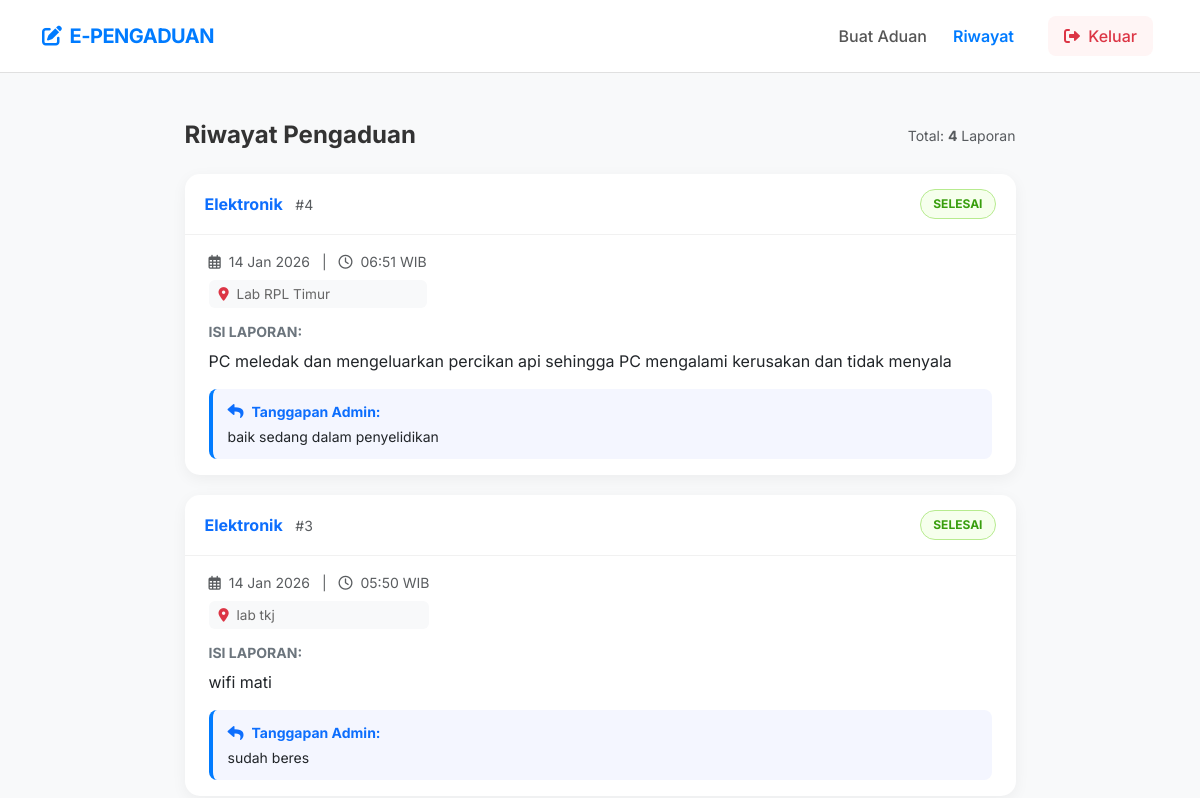
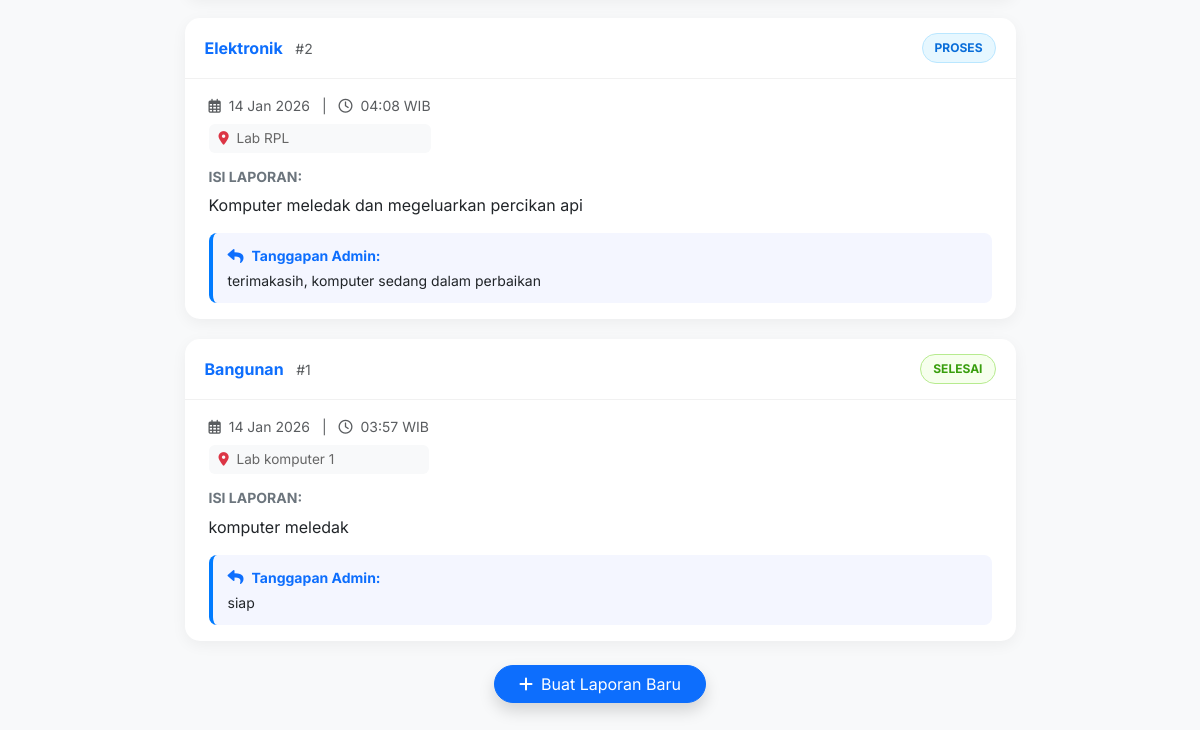
Before: /siswa/riwayat.php (signed in) with the older database file (2 pictures, top to bottom).
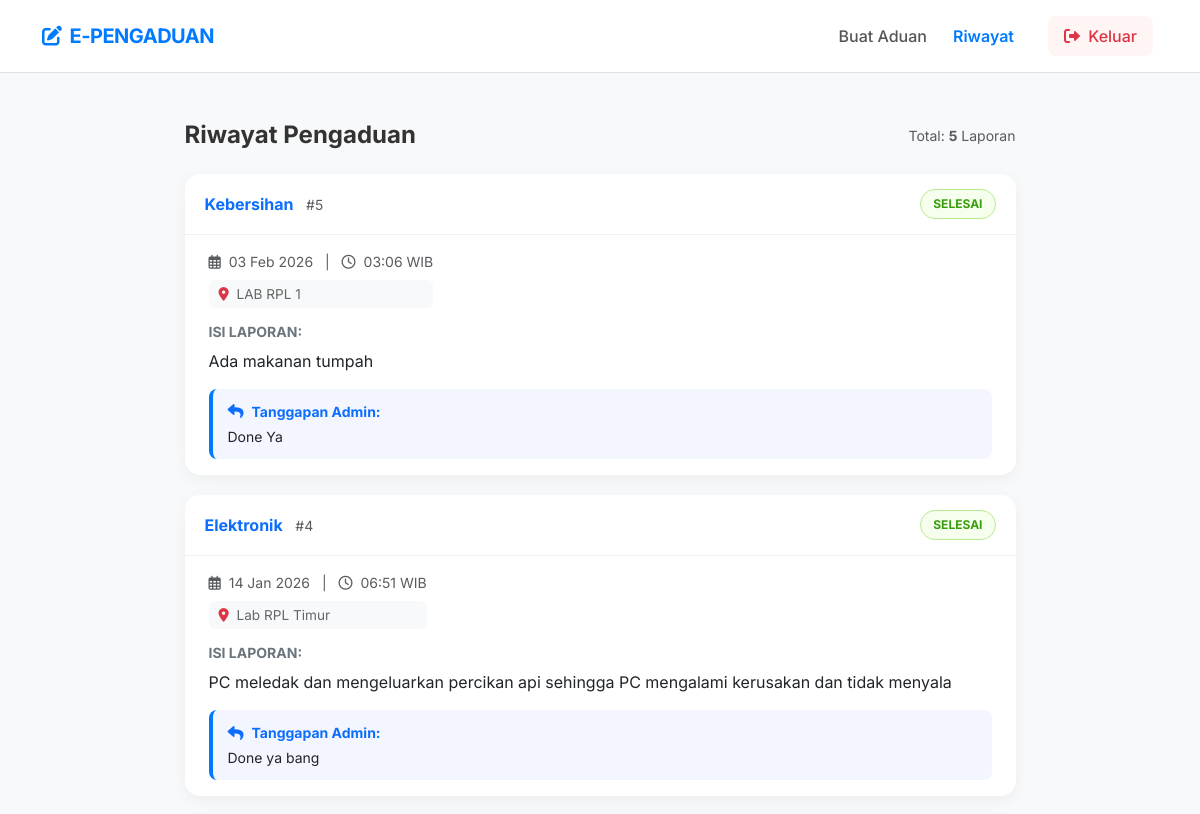
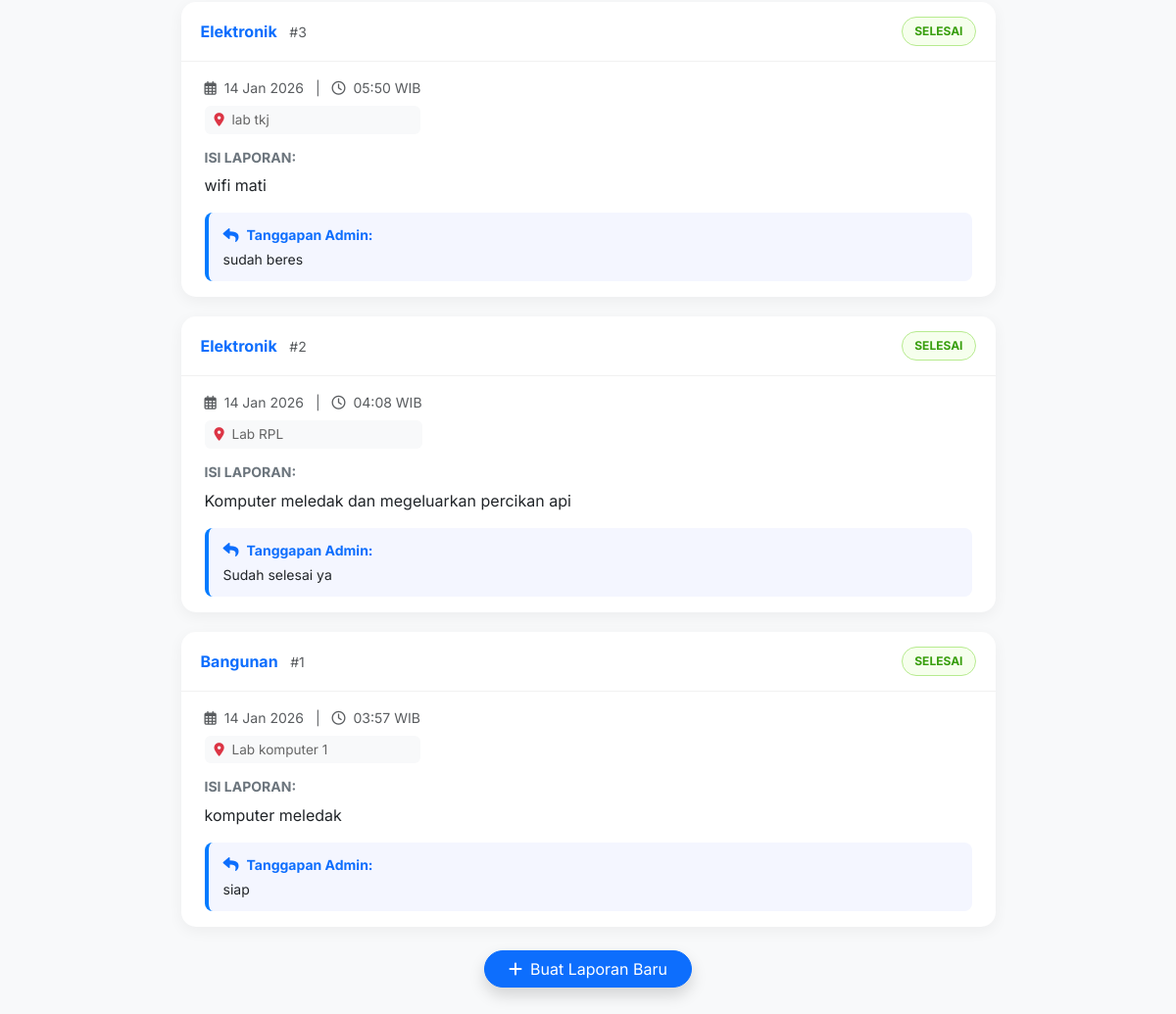
After: the same page with the newer database file (2 pictures, top to bottom).
### tables this page shows
CREATE TABLE `aspirasi` (
  `id_aspirasi` int NOT NULL,
  `nis` char(10) DEFAULT NULL,
  `id_kategori` int DEFAULT NULL,
  `lokasi` varchar(100) DEFAULT NULL,
  `keterangan` text,
  `foto` varchar(255) DEFAULT NULL,
  `status` enum('menunggu','proses','selesai') DEFAULT 'menunggu',
  `feedback` text,
  `tanggal_pelaporan` timestamp NOT NULL DEFAULT CURRENT_TIMESTAMP
);

CREATE TABLE `kategori` (
  `id_kategori` int NOT NULL,
  `keterangan_kategori` varchar(100) NOT NULL
);

### siswa/riwayat.php (the view, shortened to what this page needs)
<?php
include '../config/koneksi.php';
$nis_user = $_SESSION['user'];
?>
<!DOCTYPE html>
<html lang="en">
<head>
    <link href="https://cdn.jsdelivr.net/npm/bootstrap@5.3.0/dist/css/bootstrap.min.css" rel="stylesheet">
    <link rel="stylesheet" href="https://cdnjs.cloudflare.com/ajax/libs/font-awesome/6.0.0/css/all.min.css">
    <link rel="stylesheet" href="../style/riwayat.css">
</head>
<body>
    <nav class="navbar navbar-expand-lg sticky-top">
        <div class="container">
            <a class="navbar-brand" href="#">
                <i class="fas fa-edit me-2"></i>E-PENGADUAN
            </a>
            <div class="collapse navbar-collapse" id="navbarNav">
                <div class="navbar-nav ms-auto align-items-center">
                    <a class="nav-link" href="form_aspirasi.php">Buat Aduan</a>
                    <a class="nav-link active" href="riwayat.php">Riwayat</a>
                    <div class="ms-lg-3">
                        <a class="nav-link btn-logout px-3" href="../logout.php">
                            <i class="fas fa-sign-out-alt me-1"></i> Keluar
                        </a>
                    </div>
                </div>
            </div>
        </div>
    </nav>
    <div class="container my-5">
        <div class="row justify-content-center">
            <div class="col-lg-9">
                <div class="d-flex align-items-center justify-content-between mb-4">
                    <h4 class="fw-bold mb-0">Riwayat Pengaduan</h4>
                    <span class="text-muted small">Total: <strong><?= mysqli_num_rows(mysqli_query($conn, "SELECT id_aspirasi FROM aspirasi WHERE nis='$nis_user'")); ?></strong> Laporan</span>
                </div>
                <?php
                $query = mysqli_query($conn, "SELECT a.*, k.keterangan_kategori FROM aspirasi a
                                              JOIN kategori k ON a.id_kategori = k.id_kategori
                                              WHERE a.nis = '$nis_user' ORDER BY a.id_aspirasi DESC");
                while ($d = mysqli_fetch_array($query)) {
                    $statusClass = 'status-' . $d['status'];
                ?>
                    <div class="card card-aspirasi">
                        <div class="card-aspirasi-header">
                            <div>
                                <span class="text-primary fw-bold me-2"><?= $d['keterangan_kategori'] ?></span>
                                <span class="text-muted small">#<?= $d['id_aspirasi'] ?></span>
                            </div>
                            <span class="badge-status <?= $statusClass ?>">
                                <?= strtoupper($d['status']) ?>
                            </span>
                        </div>
                        <div class="card-body px-4 py-3">
                            <div class="d-flex justify-content-between align-items-start mb-3">
                                <div>
                                    <div class="small text-muted mb-1">
                                        <i class="far fa-calendar-alt me-1"></i> <?= date('d M Y', strtotime($d['tanggal_pelaporan'])) ?>
                                        <span class="mx-2">|</span>
                                        <i class="far fa-clock me-1"></i> <?= date('H:i', strtotime($d['tanggal_pelaporan'])) ?> WIB
                                    </div>
                                    <div class="location-tag mt-2">
                                        <i class="fas fa-map-marker-alt text-danger me-1"></i> <?= $d['lokasi'] ?>
                                    </div>
                                </div>
                            </div>
                            <div class="content-text mb-3">
                                <h6 class="fw-bold small text-uppercase mb-2 text-secondary">Isi Laporan:</h6>
                                <p class="mb-0"><?= nl2br($d['keterangan']) ?></p>
                            </div>
                            <?php if ($d['feedback']): ?>
                                <div class="feedback-box">
                                    <div class="d-flex align-items-center mb-1 text-primary">
                                        <i class="fas fa-reply me-2"></i>
                                        <span class="fw-bold small">Tanggapan Admin:</span>
                                    </div>
                                    <p class="mb-0 small text-dark"><?= $d['feedback'] ?></p>
                                </div>
                            <?php else: ?>
                                <div class="mt-3 py-2 border-top text-center">
                                    <small class="text-muted italic">Laporan sedang ditinjau oleh admin...</small>
                                </div>
                            <?php endif; ?>
                        </div>
                    </div>
                <?php } ?>
                <div class="text-center mt-4">
                    <a href="form_aspirasi.php" class="btn btn-primary rounded-pill px-4 shadow">
                        <i class="fas fa-plus me-2"></i>Buat Laporan Baru
                    </a>
                </div>
            </div>
        </div>
    </div>
</body>
</html>

### style/riwayat.css (style rules this page uses)
body { font-family: 'Inter', sans-serif; background-color: #f8f9fa; color: #333; }
.navbar { background-color: #ffffff !important; border-bottom: 1px solid #e0e0e0; padding: 1rem 0; }
.navbar-brand { font-weight: 700; color: #007bff !important; letter-spacing: -0.5px; }
.nav-link { color: #555 !important; font-weight: 500; margin: 0 5px; transition: all 0.3s; }
.nav-link.active { color: #007bff !important; font-weight: 600; }
.btn-logout { color: #dc3545 !important; background-color: #fff5f5; border-radius: 8px; }
.card-aspirasi { border: none; border-radius: 15px; background: #fff; box-shadow: 0 4px 15px rgba(0, 0, 0, 0.05); transition: 0.3s; margin-bottom: 20px; }
.card-aspirasi-header { padding: 15px 20px; border-bottom: 1px solid #f1f1f1; display: flex; justify-content: space-between; align-items: center; }
.badge-status { padding: 5px 12px; border-radius: 50px; font-size: 0.75rem; font-weight: 700; text-transform: uppercase; }
.status-selesai { background-color: #f6ffed; color: #389e0d; border: 1px solid #b7eb8f; }
.location-tag { font-size: 0.85rem; color: #666; background: #f8f9fa; padding: 4px 10px; border-radius: 6px; }
.feedback-box { background: #f4f6ff; border-left: 4px solid #007bff; padding: 12px 15px; border-radius: 8px; margin-top: 15px; }
.status-proses { background-color: #e6f7ff; color: #096dd9; border: 1px solid #bae7ff; }

Changed rows visible on the page:
added aspirasi: id_kategori.keterangan_kategori "Kebersihan", id_aspirasi "5", status "SELESAI", tanggal_pelaporan "03 Feb 2026", tanggal_pelaporan "03:06", lokasi "LAB RPL 1", keterangan "Ada makanan tumpah", feedback "Done Ya"
changed aspirasi "Lab RPL Timur": feedback "baik sedang dalam penyelidikan" → "Done ya bang"
changed aspirasi "Komputer meledak dan megeluarkan percikan api": status "PROSES" → "SELESAI"; feedback "terimakasih, komputer sedang dalam perbaikan" → "Sudah selesai ya"
Other visible differences:
text no longer shown: "4"
text now shown: "5"
